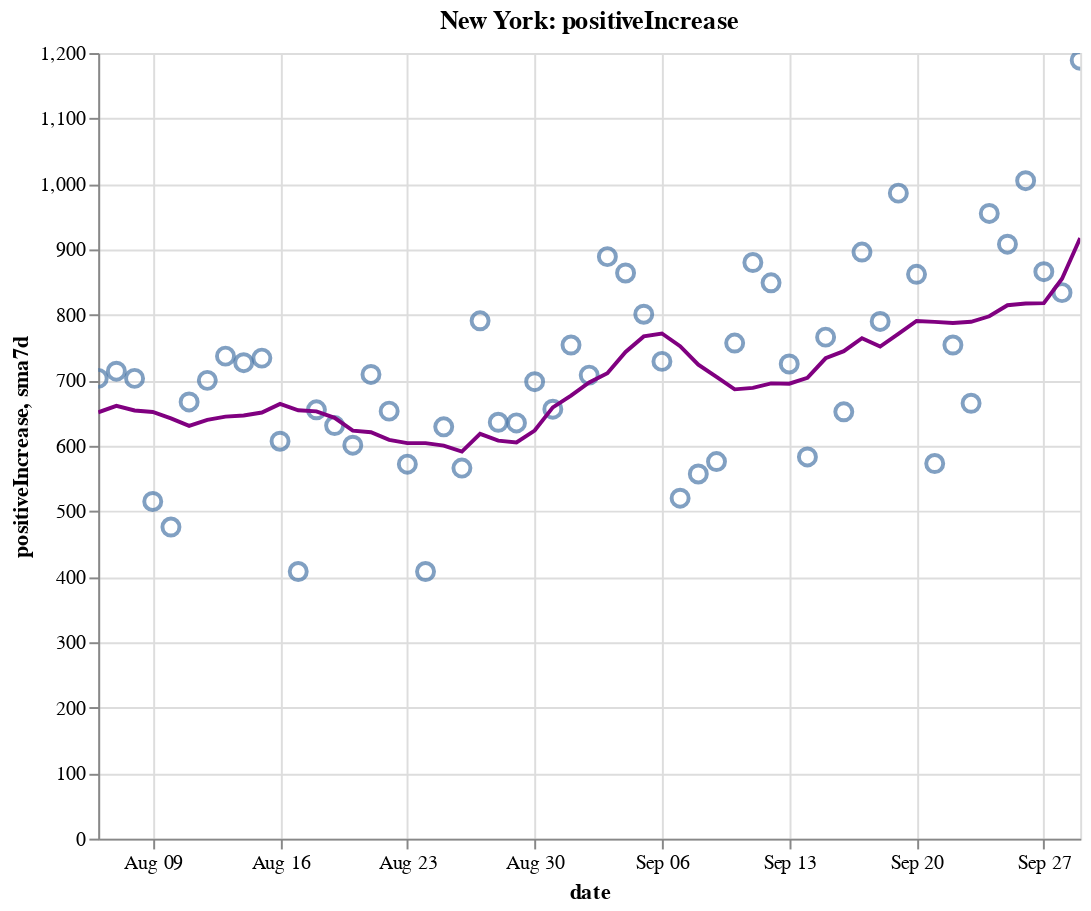

Notebook source saved alongside this figure:
### Code cell
create_plot(ny, 'positiveIncrease')

### Figure 1 — Vega-Lite specification as saved in the notebook (floating-point values rounded to 4 significant figures)
{"config": {"view": {"continuousWidth": 400, "continuousHeight": 300}}, "layer": [{"layer": [{"mark": {"type": "point", "size": 75}, "encoding": {"tooltip": [{"type": "temporal", "field": "date"}, {"type": "quantitative", "field": "positiveIncrease"}, {"type": "quantitative", "field": "sma7d"}], "x": {"type": "temporal", "field": "date"}, "y": {"type": "quantitative", "field": "positiveIncrease"}}, "selection": {"selector008": {"type": "interval", "bind": "scales", "encodings": ["x", "y"]}}}, {"mark": {"type": "line", "color": "purple"}, "encoding": {"x": {"type": "temporal", "field": "date"}, "y": {"type": "quantitative", "field": "sma7d"}}}]}, {"mark": {"type": "rule", "color": "#aaa"}, "encoding": {"x": {"type": "temporal", "field": "date"}}, "transform": [{"filter": {"selection": "selector007"}}]}, {"mark": "circle", "encoding": {"opacity": {"condition": {"value": 1, "selection": "selector007"}, "value": 0}, "tooltip": [{"type": "temporal", "field": "date"}, {"type": "quantitative", "field": "positiveIncrease"}, {"type": "quantitative", "field": "sma7d"}], "x": {"type": "temporal", "field": "date"}, "y": {"type": "quantitative", "field": "positiveIncrease"}}, "selection": {"selector007": {"type": "single", "encodings": ["x"], "on": "mouseover", "nearest": true, "empty": "none"}}}, {"mark": {"type": "text", "align": "left", "dx": 5, "dy": -5, "stroke": "white", "strokeWidth": 2}, "encoding": {"text": {"type": "quantitative", "field": "positiveIncrease"}, "tooltip": [{"type": "temporal", "field": "date"}, {"type": "quantitative", "field": "positiveIncrease"}, {"type": "quantitative", "field": "sma7d"}], "x": {"type": "temporal", "field": "date"}, "y": {"type": "quantitative", "field": "positiveIncrease"}}, "transform": [{"filter": {"selection": "selector007"}}]}, {"mark": {"type": "text", "align": "left", "dx": 5, "dy": -5}, "encoding": {"text": {"type": "quantitative", "field": "positiveIncrease"}, "tooltip": [{"type": "temporal", "field": "date"}, {"type": "quantitative", "field": "positiveIncrease"}, {"type": "quantitative", "field": "sma7d"}], "x": {"type": "temporal", "field": "date"}, "y": {"type": "quantitative", "field": "positiveIncrease"}}, "transform": [{"filter": {"selection": "selector007"}}]}], "data": {"name": "data-a8891c0e536d984135595093fe7e3753"}, "height": 400, "title": "New York: positiveIncrease", "width": 500, "$schema": "https://vega.github.io/schema/vega-lite/v4.8.1.json", "datasets": {"data-a8891c0e536d984135595093fe7e3753": [{"date": "2020-08-06T00:00:00", "totalTestResultsIncrease": 72370.0, "positiveIncrease": 703.0, "death": 25180.0, "deathIncrease": 6.0, "positiveRate": 0.01, "state": "New York", "sma7d": 651.1}, {"date": "2020-08-07T00:00:00", "totalTestResultsIncrease": 70170.0, "positiveIncrease": 714.0, "death": 25190.0, "deathIncrease": 5.0, "positiveRate": 0.01, "state": "New York", "sma7d": 661.1}, {"date": "2020-08-08T00:00:00", "totalTestResultsIncrease": 74860.0, "positiveIncrease": 703.0, "death": 25200.0, "deathIncrease": 5.0, "positiveRate": 0.009, "state": "New York", "sma7d": 654.0}, {"date": "2020-08-09T00:00:00", "totalTestResultsIncrease": 65810.0, "positiveIncrease": 515.0, "death": 25200.0, "deathIncrease": 7.0, "positiveRate": 0.008, "state": "New York", "sma7d": 651.7}, {"date": "2020-08-10T00:00:00", "totalTestResultsIncrease": 54000.0, "positiveIncrease": 476.0, "death": 25200.0, "deathIncrease": 2.0, "positiveRate": 0.009, "state": "New York", "sma7d": 641.9}, {"date": "2020-08-11T00:00:00", "totalTestResultsIncrease": 77060.0, "positiveIncrease": 667.0, "death": 25210.0, "deathIncrease": 7.0, "positiveRate": 0.009, "state": "New York", "sma7d": 630.6}, {"date": "2020-08-12T00:00:00", "totalTestResultsIncrease": 87780.0, "positiveIncrease": 700.0, "death": 25220.0, "deathIncrease": 7.0, "positiveRate": 0.008, "state": "New York", "sma7d": 639.7}, {"date": "2020-08-13T00:00:00", "totalTestResultsIncrease": 87900.0, "positiveIncrease": 737.0, "death": 25230.0, "deathIncrease": 10.0, "positiveRate": 0.008, "state": "New York", "sma7d": 644.6}, {"date": "2020-08-14T00:00:00", "totalTestResultsIncrease": 85460.0, "positiveIncrease": 727.0, "death": 25230.0, "deathIncrease": 4.0, "positiveRate": 0.009, "state": "New York", "sma7d": 646.4}, {"date": "2020-08-15T00:00:00", "totalTestResultsIncrease": 88670.0, "positiveIncrease": 734.0, "death": 25240.0, "deathIncrease": 12.0, "positiveRate": 0.008, "state": "New York", "sma7d": 650.9}, {"date": "2020-08-16T00:00:00", "totalTestResultsIncrease": 77690.0, "positiveIncrease": 607.0, "death": 25250.0, "deathIncrease": 6.0, "positiveRate": 0.008, "state": "New York", "sma7d": 664.0}, {"date": "2020-08-17T00:00:00", "totalTestResultsIncrease": 56890.0, "positiveIncrease": 408.0, "death": 25260.0, "deathIncrease": 6.0, "positiveRate": 0.007, "state": "New York", "sma7d": 654.3}, {"date": "2020-08-18T00:00:00", "totalTestResultsIncrease": 66890.0, "positiveIncrease": 655.0, "death": 25260.0, "deathIncrease": 8.0, "positiveRate": 0.01, "state": "New York", "sma7d": 652.6}, {"date": "2020-08-19T00:00:00", "totalTestResultsIncrease": 80420.0, "positiveIncrease": 631.0, "death": 25270.0, "deathIncrease": 6.0, "positiveRate": 0.008, "state": "New York", "sma7d": 642.7}, {"date": "2020-08-20T00:00:00", "totalTestResultsIncrease": 80980.0, "positiveIncrease": 601.0, "death": 25280.0, "deathIncrease": 5.0, "positiveRate": 0.007, "state": "New York", "sma7d": 623.3}, {"date": "2020-08-21T00:00:00", "totalTestResultsIncrease": 98880.0, "positiveIncrease": 709.0, "death": 25280.0, "deathIncrease": 3.0, "positiveRate": 0.007, "state": "New York", "sma7d": 620.7}, {"date": "2020-08-22T00:00:00", "totalTestResultsIncrease": 94850.0, "positiveIncrease": 653.0, "death": 25280.0, "deathIncrease": 4.0, "positiveRate": 0.007, "state": "New York", "sma7d": 609.1}, {"date": "2020-08-23T00:00:00", "totalTestResultsIncrease": 74040.0, "positiveIncrease": 572.0, "death": 25290.0, "deathIncrease": 6.0, "positiveRate": 0.008, "state": "New York", "sma7d": 604.1}, {"date": "2020-08-24T00:00:00", "totalTestResultsIncrease": 62030.0, "positiveIncrease": 408.0, "death": 25300.0, "deathIncrease": 7.0, "positiveRate": 0.007, "state": "New York", "sma7d": 604.1}, {"date": "2020-08-25T00:00:00", "totalTestResultsIncrease": 67260.0, "positiveIncrease": 629.0, "death": 25300.0, "deathIncrease": 2.0, "positiveRate": 0.009, "state": "New York", "sma7d": 600.4}, {"date": "2020-08-26T00:00:00", "totalTestResultsIncrease": 71190.0, "positiveIncrease": 566.0, "death": 25300.0, "deathIncrease": 8.0, "positiveRate": 0.008, "state": "New York", "sma7d": 591.1}, {"date": "2020-08-27T00:00:00", "totalTestResultsIncrease": 83440.0, "positiveIncrease": 791.0, "death": 25310.0, "deathIncrease": 4.0, "positiveRate": 0.009, "state": "New York", "sma7d": 618.3}, {"date": "2020-08-28T00:00:00", "totalTestResultsIncrease": 97830.0, "positiveIncrease": 636.0, "death": 25310.0, "deathIncrease": 3.0, "positiveRate": 0.007, "state": "New York", "sma7d": 607.9}, {"date": "2020-08-29T00:00:00", "totalTestResultsIncrease": 93870.0, "positiveIncrease": 635.0, "death": 25320.0, "deathIncrease": 7.0, "positiveRate": 0.007, "state": "New York", "sma7d": 605.3}, {"date": "2020-08-30T00:00:00", "totalTestResultsIncrease": 100000.0, "positiveIncrease": 698.0, "death": 25330.0, "deathIncrease": 8.0, "positiveRate": 0.007, "state": "New York", "sma7d": 623.3}, {"date": "2020-08-31T00:00:00", "totalTestResultsIncrease": 66240.0, "positiveIncrease": 656.0, "death": 25330.0, "deathIncrease": 1.0, "positiveRate": 0.01, "state": "New York", "sma7d": 658.7}, {"date": "2020-09-01T00:00:00", "totalTestResultsIncrease": 77000.0, "positiveIncrease": 754.0, "death": 25330.0, "deathIncrease": 3.0, "positiveRate": 0.01, "state": "New York", "sma7d": 676.6}, {"date": "2020-09-02T00:00:00", "totalTestResultsIncrease": 88450.0, "positiveIncrease": 708.0, "death": 25340.0, "deathIncrease": 5.0, "positiveRate": 0.008, "state": "New York", "sma7d": 696.9}, {"date": "2020-09-03T00:00:00", "totalTestResultsIncrease": 88980.0, "positiveIncrease": 889.0, "death": 25340.0, "deathIncrease": 7.0, "positiveRate": 0.01, "state": "New York", "sma7d": 710.9}, {"date": "2020-09-04T00:00:00", "totalTestResultsIncrease": 93400.0, "positiveIncrease": 864.0, "death": 25350.0, "deathIncrease": 5.0, "positiveRate": 0.009, "state": "New York", "sma7d": 743.4}, {"date": "2020-09-05T00:00:00", "totalTestResultsIncrease": 99760.0, "positiveIncrease": 801.0, "death": 25350.0, "deathIncrease": 2.0, "positiveRate": 0.008, "state": "New York", "sma7d": 767.1}, {"date": "2020-09-06T00:00:00", "totalTestResultsIncrease": 85630.0, "positiveIncrease": 729.0, "death": 25360.0, "deathIncrease": 9.0, "positiveRate": 0.009, "state": "New York", "sma7d": 771.6}, {"date": "2020-09-07T00:00:00", "totalTestResultsIncrease": 58860.0, "positiveIncrease": 520.0, "death": 25360.0, "deathIncrease": 2.0, "positiveRate": 0.009, "state": "New York", "sma7d": 752.1}, {"date": "2020-09-08T00:00:00", "totalTestResultsIncrease": 57830.0, "positiveIncrease": 557.0, "death": 25370.0, "deathIncrease": 6.0, "positiveRate": 0.01, "state": "New York", "sma7d": 724.0}, {"date": "2020-09-09T00:00:00", "totalTestResultsIncrease": 63230.0, "positiveIncrease": 576.0, "death": 25370.0, "deathIncrease": 3.0, "positiveRate": 0.009, "state": "New York", "sma7d": 705.1}, {"date": "2020-09-10T00:00:00", "totalTestResultsIncrease": 76810.0, "positiveIncrease": 757.0, "death": 25380.0, "deathIncrease": 7.0, "positiveRate": 0.01, "state": "New York", "sma7d": 686.3}, {"date": "2020-09-11T00:00:00", "totalTestResultsIncrease": 89720.0, "positiveIncrease": 880.0, "death": 25380.0, "deathIncrease": 5.0, "positiveRate": 0.01, "state": "New York", "sma7d": 688.6}, {"date": "2020-09-12T00:00:00", "totalTestResultsIncrease": 102900.0, "positiveIncrease": 849.0, "death": 25380.0, "deathIncrease": 2.0, "positiveRate": 0.008, "state": "New York", "sma7d": 695.4}, {"date": "2020-09-13T00:00:00", "totalTestResultsIncrease": 72670.0, "positiveIncrease": 725.0, "death": 25390.0, "deathIncrease": 6.0, "positiveRate": 0.01, "state": "New York", "sma7d": 694.9}, {"date": "2020-09-14T00:00:00", "totalTestResultsIncrease": 63360.0, "positiveIncrease": 583.0, "death": 25390.0, "deathIncrease": 4.0, "positiveRate": 0.009, "state": "New York", "sma7d": 703.9}, {"date": "2020-09-15T00:00:00", "totalTestResultsIncrease": 73680.0, "positiveIncrease": 766.0, "death": 25400.0, "deathIncrease": 11.0, "positiveRate": 0.01, "state": "New York", "sma7d": 733.7}, {"date": "2020-09-16T00:00:00", "totalTestResultsIncrease": 75090.0, "positiveIncrease": 652.0, "death": 25410.0, "deathIncrease": 5.0, "positiveRate": 0.009, "state": "New York", "sma7d": 744.6}, {"date": "2020-09-17T00:00:00", "totalTestResultsIncrease": 91500.0, "positiveIncrease": 896.0, "death": 25410.0, "deathIncrease": 3.0, "positiveRate": 0.01, "state": "New York", "sma7d": 764.4}, {"date": "2020-09-18T00:00:00", "totalTestResultsIncrease": 89730.0, "positiveIncrease": 790.0, "death": 25420.0, "deathIncrease": 10.0, "positiveRate": 0.009, "state": "New York", "sma7d": 751.6}, {"date": "2020-09-19T00:00:00", "totalTestResultsIncrease": 110400.0, "positiveIncrease": 986.0, "death": 25420.0, "deathIncrease": 2.0, "positiveRate": 0.009, "state": "New York", "sma7d": 771.1}, {"date": "2020-09-20T00:00:00", "totalTestResultsIncrease": 100400.0, "positiveIncrease": 862.0, "death": 25430.0, "deathIncrease": 2.0, "positiveRate": 0.009, "state": "New York", "sma7d": 790.7}, {"date": "2020-09-21T00:00:00", "totalTestResultsIncrease": 58320.0, "positiveIncrease": 573.0, "death": 25430.0, "deathIncrease": 1.0, "positiveRate": 0.01, "state": "New York", "sma7d": 789.3}, {"date": "2020-09-22T00:00:00", "totalTestResultsIncrease": 84000.0, "positiveIncrease": 754.0, "death": 25430.0, "deathIncrease": 4.0, "positiveRate": 0.009, "state": "New York", "sma7d": 787.6}, {"date": "2020-09-23T00:00:00", "totalTestResultsIncrease": 70930.0, "positiveIncrease": 665.0, "death": 25440.0, "deathIncrease": 5.0, "positiveRate": 0.009, "state": "New York", "sma7d": 789.4}, {"date": "2020-09-24T00:00:00", "totalTestResultsIncrease": 92950.0, "positiveIncrease": 955.0, "death": 25440.0, "deathIncrease": 2.0, "positiveRate": 0.01, "state": "New York", "sma7d": 797.9}, {"date": "2020-09-25T00:00:00", "totalTestResultsIncrease": 94820.0, "positiveIncrease": 908.0, "death": 25450.0, "deathIncrease": 7.0, "positiveRate": 0.01, "state": "New York", "sma7d": 814.7}, {"date": "2020-09-26T00:00:00", "totalTestResultsIncrease": 99950.0, "positiveIncrease": 1005.0, "death": 25450.0, "deathIncrease": 4.0, "positiveRate": 0.01, "state": "New York", "sma7d": 817.4}, {"date": "2020-09-27T00:00:00", "totalTestResultsIncrease": 84770.0, "positiveIncrease": 866.0, "death": 25460.0, "deathIncrease": 6.0, "positiveRate": 0.01, "state": "New York", "sma7d": 818.0}, {"date": "2020-09-28T00:00:00", "totalTestResultsIncrease": 52940.0, "positiveIncrease": 834.0, "death": 25470.0, "deathIncrease": 12.0, "positiveRate": 0.016, "state": "New York", "sma7d": 855.3}, {"date": "2020-09-29T00:00:00", "totalTestResultsIncrease": 88230.0, "positiveIncrease": 1189.0, "death": 25470.0, "deathIncrease": 2.0, "positiveRate": 0.013, "state": "New York", "sma7d": 917.4}]}}
